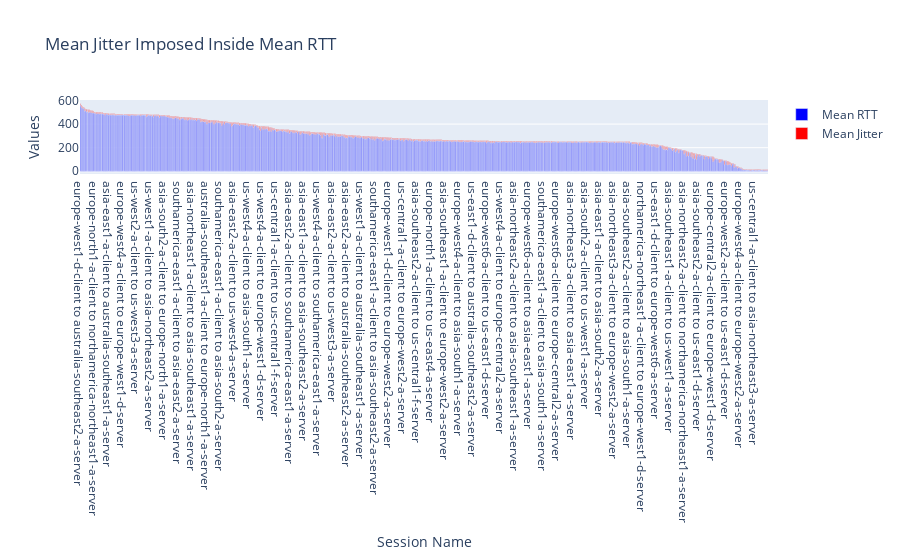

The notebook cell saved with this chart:
### Code cell
fig = go.Figure()

# Plotting 'mean_rtt' bars
fig.add_trace(go.Bar(
    x=intragcpmean['session_name'],
    y=intragcpmean['mean_rtt'],
    name='Mean RTT',
    marker=dict(color='blue'),  # Adjust color as needed
    hoverinfo='y',
))

# Plotting 'mean_jitter' bars inside 'mean_rtt' bars
fig.add_trace(go.Bar(
    x=intragcpmean['session_name'],
    y=intragcpmean['mean_jitter'],
    name='Mean Jitter',
    marker=dict(color='red'),  # Adjust color as needed
    hoverinfo='y',
    base=intragcpmean['mean_rtt'],
       # Align 'mean_jitter' bars to start at 'mean_rtt'
))

# Update layout
fig.update_layout(
    title='Mean Jitter Imposed Inside Mean RTT',
    xaxis_title='Session Name',
    yaxis_title='Values',
    barmode='overlay',  # Overlay bars for 'mean_rtt' and 'mean_jitter'
    hovermode='x',  # Show hover info for each session_name
    xaxis={'categoryorder':'total descending'}
)

### Figure 1 — Plotly figure (JSON) as saved in the notebook; plotly's stock layout.template omitted (floating-point values rounded to 4 significant figures; data arrays with more than 128 entries replaced by an {"elided": "..."} marker saying what was removed)
{"data": [{"hoverinfo": "y", "marker": {"color": "blue"}, "name": "Mean RTT", "type": "bar", "x": {"elided": "783 str values"}, "y": {"elided": "783 float values"}}, {"base": {"elided": "783 float values"}, "hoverinfo": "y", "marker": {"color": "red"}, "name": "Mean Jitter", "type": "bar", "x": {"elided": "783 str values"}, "y": {"elided": "783 float values"}}], "layout": {"barmode": "overlay", "hovermode": "x", "title": {"text": "Mean Jitter Imposed Inside Mean RTT"}, "xaxis": {"categoryorder": "total descending", "title": {"text": "Session Name"}}, "yaxis": {"title": {"text": "Values"}}}}
